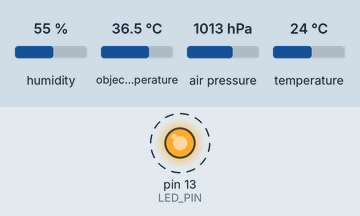
Recording of a sketch running on a simulated Arduino Uno, built with avr-gcc and run on an emulated ATmega328P. On the bench: output pins drawn as LEDs (lit = HIGH). Dashed ring = blinking. The test bench sets the inputs (shaded band); at power-on: air pressure 1013 hPa, humidity 55 %, object temperature 36.5 °C, temperature 24 °C. What the sketch prints to the serial monitor is not drawn.

Above: at 1.3 s.
1.4 s: air pressure set to 952 hPa
Timing chart, 0 to 10.7 s (numbered marks = the images above; inputs shaded):
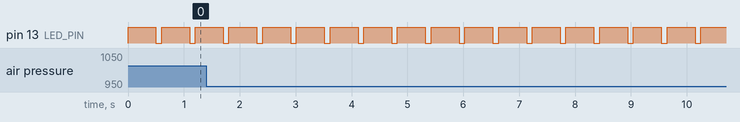

The sketch:

test_multi_i2c.ino
```cpp
/*
 * multi_I2C_sensor_test
 * MLX90614:Infrared themometer
 * BME280:humidity, temperature & pressure sensor
 */


#include <Wire.h> // I2C library, required for MLX90614
#include <SparkFunMLX90614.h> // SparkFunMLX90614 Arduino library
#include <Adafruit_Sensor.h>
#include <Adafruit_BME280.h>

#define SEALEVELPRESSURE_HPA (1013.25)


Adafruit_BME280 bme; // I2C
IRTherm therm; // Create an IRTherm object to interact with throughout

const byte LED_PIN = 13; // Optional LED attached to pin 8 (active low)
bool status_bme,status_therm;

void setup()
{
  Serial.begin(9600); // Initialize Serial to log output

  status_bme = bme.begin();
  status_therm = therm.begin(); // Initialize thermal IR sensor
  therm.setUnit(TEMP_C); // TEMP_C for Celsius
  if (!status_bme) {
    Serial.println("Could not find a valid BME280 sensor, check wiring!");
    while (1);
  }
  if (!status_therm) {
    Serial.println("Could not find a valid MLX90614 sensor, check wiring!");
    while (1);
  }

  pinMode(LED_PIN, OUTPUT); // LED pin as output
  setLED(LOW); // LED OFF
}

void loop()
{
  delay(500);
  setLED(HIGH); //LED on

  if (therm.read()) // On success, read() will return 1, on fail 0.
  {
    // Use the object() and ambient() functions to grab the object and ambient
	// temperatures.
	// They'll be floats, calculated out to the unit you set with setUnit().
    Serial.print("Therm Object: " + String(therm.object()));
    Serial.println(" *C"); // Degree Symbol
    Serial.print("Therm Ambient: " + String(therm.ambient()));
    Serial.println(" *C");
    Serial.print("BME280 Temperature: " + String(bme.readTemperature()));
    Serial.println(" *C");
    Serial.print("BME280 Pressure: " + String(bme.readPressure()/100.0F));
    Serial.println(" hPa");
    Serial.print("BME280 Altitude: " + String(bme.readAltitude(SEALEVELPRESSURE_HPA)));
    Serial.println(" m");
    Serial.print("BME280 Humidity: " + String(bme.readHumidity()));
    Serial.println(" %");
    Serial.println();
  }
  setLED(LOW);

}

void setLED(bool on)
{
  if (on)
    digitalWrite(LED_PIN, LOW);
  else
    digitalWrite(LED_PIN, HIGH);
}
```

Measured:
- by itself, pin 13 (LED_PIN): alternates HIGH for 0.50 s and LOW for 0.10 s
